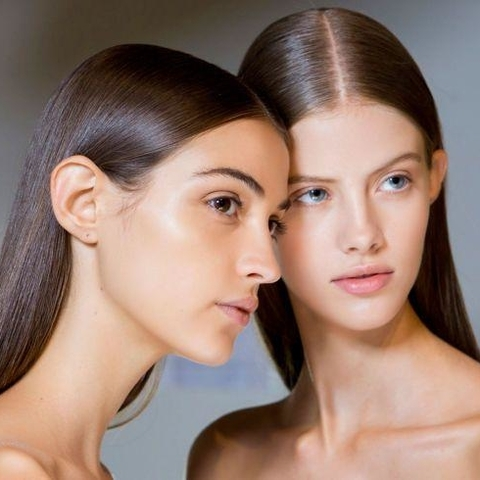
#> input picture skincare-model-glowing.JPEG, 480 x 480 px
$ python blur_wavelet.py --input_dir .
#> lines starting #> are read from the running program, lines starting #| are printed output that depends on the picture
#> further down, I is the input picture: shape (480, 480, 3); mean B, G, R 111.8, 123.8, 150.1
#!/usr/bin/env python3
# -*- coding: utf-8 -*-
"""
Created on Fri Mar  1 20:22:32 2019

@author: pedrofRodenas
"""

import pywt
import cv2
import numpy as np
import os
import argparse
import json

def blur_detect(img, threshold):

    # Convert image to grayscale
#> called with threshold = 35
    Y = cv2.cvtColor(img, cv2.COLOR_BGR2GRAY)

    M, N = Y.shape
#> M = 480; N = 480

    # Crop input image to be 3 divisible by 2
    Y = Y[0:int(M/16)*16, 0:int(N/16)*16]

    # Step 1, compute Haar wavelet of input image
    LL1,(LH1,HL1,HH1)= pywt.dwt2(Y, 'haar')
    # Another application of 2D haar to LL1
    LL2,(LH2,HL2,HH2)= pywt.dwt2(LL1, 'haar')
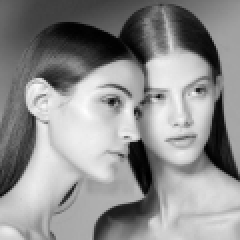
#> LL2: shape (120, 120) float64 (shown 2 times larger); min 0, max 934, mean 521.1; drawn with min black and max white
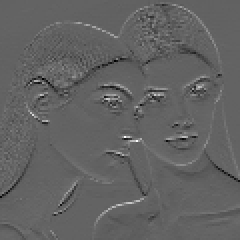
#> LH2: shape (120, 120) float64 (shown 2 times larger); min -151.2, max 237, mean -0.7; drawn with min black and max white
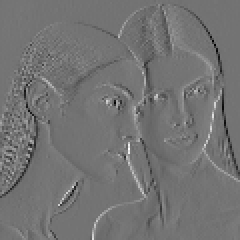
#> HL2: shape (120, 120) float64 (shown 2 times larger); min -170.8, max 205, mean -0.3; drawn with min black and max white
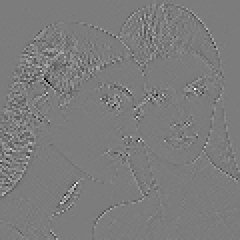
#> HH2: shape (120, 120) float64 (shown 2 times larger); min -93.25, max 97.5, mean 0; drawn with min black and max white
    # Another application of 2D haar to LL2
    LL3,(LH3,HL3,HH3)= pywt.dwt2(LL2, 'haar')

    # Construct the edge map in each scale Step 2
    E1 = np.sqrt(np.power(LH1, 2)+np.power(HL1, 2)+np.power(HH1, 2))
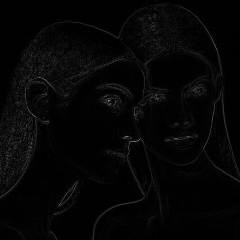
#> E1: shape (240, 240) float64; min 0, max 141.7, mean 5.9
    E2 = np.sqrt(np.power(LH2, 2)+np.power(HL2, 2)+np.power(HH2, 2))
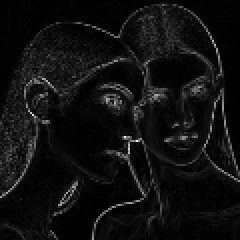
#> E2: shape (120, 120) float64 (shown 2 times larger); min 0, max 244, mean 16.3
    E3 = np.sqrt(np.power(LH3, 2)+np.power(HL3, 2)+np.power(HH3, 2))
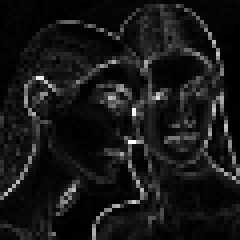
#> E3: shape (60, 60) float64 (shown 4 times larger); min 0, max 518.8, mean 48.3; drawn with min black and max white

    M1, N1 = E1.shape
#> M1 = 240; N1 = 240
    print(M1, N1, E1.shape)
#| 240 240 (240, 240)

    # Sliding window size level 1
    sizeM1 = 8
    sizeN1 = 8

    # Sliding windows size level 2
    sizeM2 = int(sizeM1/2)
    sizeN2 = int(sizeN1/2)

    # Sliding windows size level 3
    sizeM3 = int(sizeM2/2)
    sizeN3 = int(sizeN2/2)

    # Number of edge maps, related to sliding windows size
    N_iter = int((M1/sizeM1)*(N1/sizeN1))
#> N_iter = 900

    Emax1 = np.zeros((N_iter))
#> Emax1 = 900 values from 0 to 0
    Emax2 = np.zeros((N_iter))
#> Emax2 = 900 values from 0 to 0
    Emax3 = np.zeros((N_iter))
#> Emax3 = 900 values from 0 to 0


    count = 0

    # Sliding windows index of level 1
    x1 = 0
    y1 = 0
    # Sliding windows index of level 2
    x2 = 0
    y2 = 0
    # Sliding windows index of level 3
    x3 = 0
    y3 = 0

    # Sliding windows limit on horizontal dimension
    Y_limit = N1-sizeN1
#> Y_limit = 232

    while count < N_iter:
        # Get the maximum value of slicing windows over edge maps
        # in each level
        Emax1[count] = np.max(E1[x1:x1+sizeM1,y1:y1+sizeN1])
        Emax2[count] = np.max(E2[x2:x2+sizeM2,y2:y2+sizeN2])
        Emax3[count] = np.max(E3[x3:x3+sizeM3,y3:y3+sizeN3])

        # if sliding windows ends horizontal direction
        # move along vertical direction and resets horizontal
        # direction
        if y1 == Y_limit:
            x1 = x1 + sizeM1
            y1 = 0

            x2 = x2 + sizeM2
            y2 = 0

            x3 = x3 + sizeM3
            y3 = 0

            count += 1

        # windows moves along horizontal dimension
        else:

            y1 = y1 + sizeN1
            y2 = y2 + sizeN2
            y3 = y3 + sizeN3
            count += 1
#> after the loop, Emax1 = 900 values, max 141.7 at index 373, min 0 at index 209, mean 20.82; Emax2 = 900 values, max 244 at index 527, min 1.73 at index 149, mean 43.78; Emax3 = 900 values, max 518.8 at index 526, min 1.25 at index 848, mean 86.68; count = 900; x1 = 240; x2 = 120; x3 = 60; y1 = 0; y2 = 0; y3 = 0

    # Step 3
    EdgePoint1 = Emax1 > threshold;
    EdgePoint2 = Emax2 > threshold;
    EdgePoint3 = Emax3 > threshold;

    # Rule 1 Edge Pojnts
    EdgePoint = EdgePoint1 + EdgePoint2 + EdgePoint3

    n_edges = EdgePoint.shape[0]

    # Rule 2 Dirak-Structure or Astep-Structure
    DAstructure = (Emax1[EdgePoint] > Emax2[EdgePoint]) * (Emax2[EdgePoint] > Emax3[EdgePoint]);

    # Rule 3 Roof-Structure or Gstep-Structure

    RGstructure = np.zeros((n_edges))

    for i in range(n_edges):

        if EdgePoint[i] == 1:

            if Emax1[i] < Emax2[i] and Emax2[i] < Emax3[i]:

                RGstructure[i] = 1
#> after the loop, RGstructure = 900 values, max 1 at index 18, min 0 at index 0, mean 0.533

    # Rule 4 Roof-Structure

    RSstructure = np.zeros((n_edges))

    for i in range(n_edges):

        if EdgePoint[i] == 1:

            if Emax2[i] > Emax1[i] and Emax2[i] > Emax3[i]:

                RSstructure[i] = 1
#> after the loop, RSstructure = 900 values, max 1 at index 21, min 0 at index 0, mean 0.0478

    # Rule 5 Edge more likely to be in a blurred image

    BlurC = np.zeros((n_edges));

    for i in range(n_edges):

        if RGstructure[i] == 1 or RSstructure[i] == 1:

            if Emax1[i] < threshold:

                BlurC[i] = 1
#> after the loop, BlurC = 900 values, max 1 at index 18, min 0 at index 0, mean 0.35

    # Step 6
    Per = np.sum(DAstructure)/np.sum(EdgePoint)
#> Per = 0.00187

    # Step 7
    if (np.sum(RGstructure) + np.sum(RSstructure)) == 0:

        BlurExtent = 100
    else:
        BlurExtent = np.sum(BlurC) / (np.sum(RGstructure) + np.sum(RSstructure))
#> BlurExtent = 0.602

    return Per, BlurExtent


def find_images(input_dir):
    extensions = [".jpg", ".png", ".jpeg"]

    for root, dirs, files in os.walk(input_dir):
        for file in files:
            if os.path.splitext(file)[1].lower() in extensions:
                yield os.path.join(root, file)

aspect_ratios = ['1:1', '4:3', '14:9', '16:10', '16:9', '37:20', '2:1', '21:9']
def get_resolution(aspect_ratio):
    if(aspect_ratio == '1:1'):
        return (600, 600)
    elif(aspect_ratio == '4:3'):
        return (800, 600)
    elif(aspect_ratio == '14:9'):
        return (1400, 900)
    elif(aspect_ratio == '16:10'):
        return (1280, 800)
    elif(aspect_ratio == '16:9'):
        return (1280, 720)
    elif(aspect_ratio == '37:20'):
        return (1850, 1000)
    elif(aspect_ratio == '2:1'):
        return (1200, 600)
    elif(aspect_ratio == '21:9'):
        return (2100, 900)
    else:
        return (1280, 720)

if __name__ == '__main__':
    parser = argparse.ArgumentParser(description='run Haar Wavelet blur detection on a folder')
    parser.add_argument('-i', '--input_dir', dest="input_dir", type=str, required=True, help="directory of images")
    parser.add_argument('-s', '--save_path', dest='save_path', type=str, help="path to save output")
    parser.add_argument("-t", "--threshold", dest='threshold', type=float, default=35, help="blurry threshold")
    parser.add_argument("-d", "--decision", dest='MinZero', type=float, default=0.001, help="MinZero Decision Threshold")
    args = parser.parse_args()

    results = []

    for input_path in find_images(args.input_dir):
        try:
            I = cv2.imread(input_path)
            per, blurext = blur_detect(I, args.threshold)
#> per = 0.00187; blurext = 0.602
            if per < args.MinZero:
                classification = True
            else:
                classification = False
            results.append({"input_path": input_path, "per": per, "blur extent": blurext, "is blur": classification})
            print("{0}, Per: {1:.5f}, blur extent: {2:.3f}, is blur: {3}".format(input_path, per, blurext, classification))
#| ./skincare-model-glowing.JPEG, Per: 0.00187, blur extent: 0.602, is blur: False


        except Exception as e:
            print(e)
            pass
#> pass 2 of the loop `for input_path in find_images(args.input_dir):`:
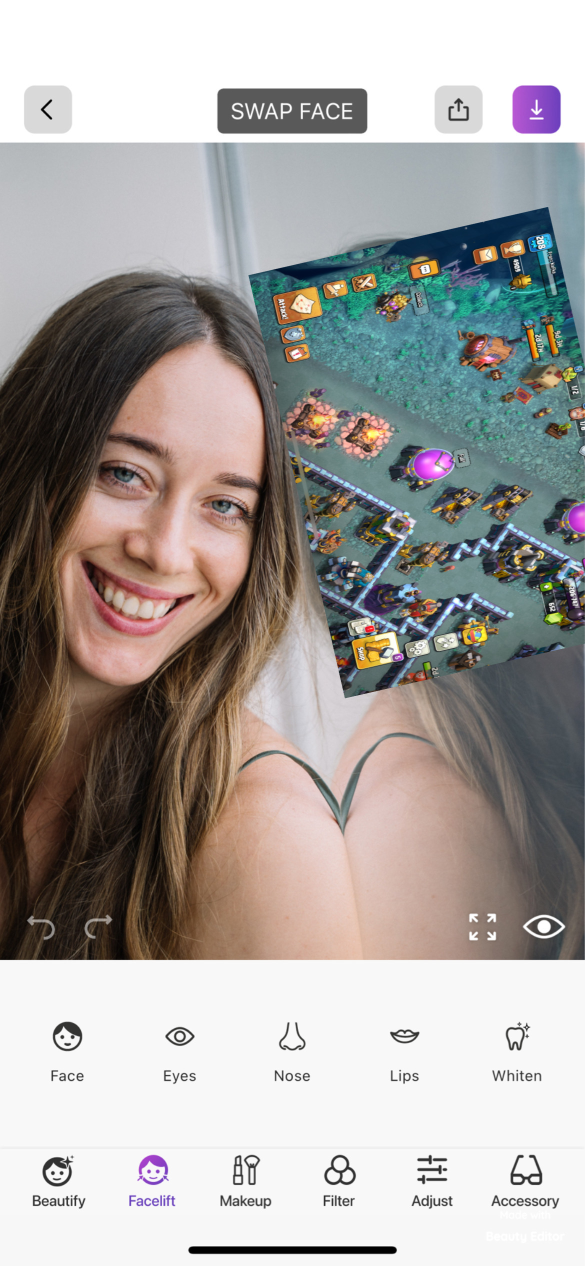
#> input picture test.JPEG, 1169 x 2532 px (shown at 1/2 size)
#> I is the input picture: shape (2532, 1169, 3); mean B, G, R 159, 162, 166.2
#> LL1: shape (1264, 584) float64
#> LH1: shape (1264, 584) float64
#> HL1: shape (1264, 584) float64
#> HH1: shape (1264, 584) float64
#> LL2: shape (632, 292) float64
#> LH2: shape (632, 292) float64
#> HL2: shape (632, 292) float64
#> HH2: shape (632, 292) float64
#> LL3: shape (316, 146) float64
#> LH3: shape (316, 146) float64
#> HL3: shape (316, 146) float64
#> in blur_detect (call 2), `LL3,(LH3,HL3,HH3)= pywt.dwt2(LL2, 'haar')`:
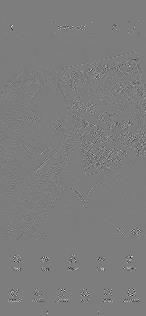
#> HH3: shape (316, 146) float64; min -456.1, max 473.5, mean 0; drawn with min black and max white
#> E1: shape (1264, 584) float64
#> E2: shape (632, 292) float64
#> in blur_detect (call 2), `E3 = np.sqrt(np.power(LH3, 2)+np.power(HL3, 2)+np.power(HH3, 2))`:
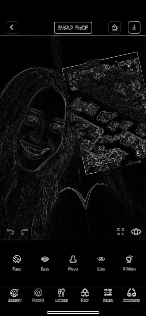
#> E3: shape (316, 146) float64; min 0, max 843, mean 43.7; drawn with min black and max white
#| 1264 584 (1264, 584)
#| ./test.JPEG, Per: 0.00436, blur extent: 0.620, is blur: False

    if args.save_path:

        assert os.path.splitext(args.save_path)[1] == ".json", "You must include the extension .json on the end of the save path"

        with open(args.save_path, 'w') as outfile:
            json.dump(results, outfile, sort_keys=True, indent=4)
            outfile.write("\n")
